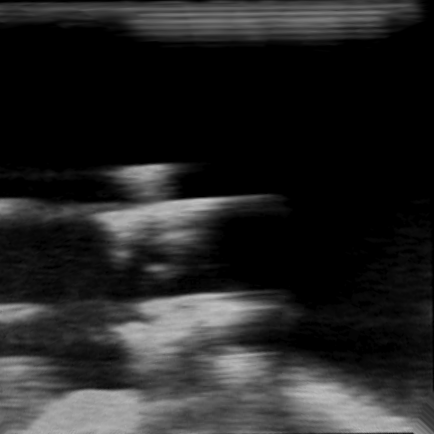
#> input picture transformed.png, 434 x 434 px
$ python -i masking.py   (imports and definitions only)
#> lines starting #> are read from the running program, lines starting #| are printed output that depends on the picture; after the words box and inside, x2 and y2 are one past the last pixel; in counts of white or black regions, pixels touching at a corner belong together
import cv2
import numpy as np
from typing import Tuple


def compute_threshold(image: np.ndarray, top_percent: float) -> int:
    """
    Compute the intensity threshold such that the top top_percent fraction of pixel values
    in the grayscale image will be set to white in the binary mask.

    Args:
        image: 2D numpy array of grayscale pixel intensities (0-255).
        top_percent: Number between 0 and 1 that determines the fraction of pixels to be set to white.

    Returns:
        An integer threshold value in the range [0, 255].
    """
    hist, _ = np.histogram(image.flatten(), bins=256, range=[0, 256])
    cdf = hist.cumsum()
    cdf_normalized = cdf / float(cdf[-1])
    idx = np.where(cdf_normalized >= top_percent)[0]
    return int(idx[0]) if idx.size > 0 else 255

def threshold_mask(image: np.ndarray, threshold_value: int) -> np.ndarray:
    """
    Create a binary mask by thresholding the image: pixels with intensity >= threshold_value
    become 255 (white), others become 0 (black).

    Args:
        image: 2D numpy array of grayscale pixel intensities.
        threshold_value: Intensity cutoff for binarization.

    Returns:
        A binary mask as a 2D numpy array of 0s and 255s.
    """
    return (image >= threshold_value).astype(np.uint8) * 255


def do_closing(mask: np.ndarray, kernel_size: Tuple[int,int]=(2,2)) -> np.ndarray:
    """
    Apply a morphological closing operation (dilation followed by erosion) to fill small holes
    and connect nearby white regions in the binary mask.

    Args:
        mask: Binary mask (0 or 255) to be processed.
        kernel_size: Size of the structuring element used for closing.

    Returns:
        The mask after morphological closing.
    """
    kernel = cv2.getStructuringElement(cv2.MORPH_ELLIPSE, kernel_size)
    return cv2.morphologyEx(mask, cv2.MORPH_CLOSE, kernel)

def remove_small_components(mask: np.ndarray, top_margin: int) -> np.ndarray:
    """
    Remove white components (noise) from the top part of the image.

    Args:
        mask: Binary mask (0 or 255) (after closing).
        top_margin: Number of pixels from the top; any component starting above this
                    line will be removed.

    Returns:
        The mask with small top components removed.
    """
    num_labels, labels, stats, _ = cv2.connectedComponentsWithStats(mask, connectivity=8)
    for i in range(1, num_labels):
        x, y, w, h, area = stats[i]
        if y < top_margin:
            mask[labels == i] = 0
    return mask

# [65 lines left out: functions extract_top_contour, dilate_contour, smooth_mask, original_intensity_mask, not called in this run]


def mask(image: np.ndarray,
          top_percent: float = 0.93,
          top_margin: int = 5,
          apply_closing_flag: bool = True) -> np.ndarray:
    """
    Complete pipeline that generates a masked ultrasound image that keeps only the contour of a certain object.

    Args:
        image: Input 2D grayscale image.
        top_percent: Fraction of pixels to threshold as white (default 0.93).
        top_margin: Pixel row margin to remove top noise components (default 5).
        apply_closing_flag: Whether to perform morphological closing (default True).

    Returns:
        A grayscale image where only the contour region retains its original intensities.
    """
    th = compute_threshold(image, top_percent)
    mask = threshold_mask(image, th)

    if apply_closing_flag:
        mask = do_closing(mask)

    mask = remove_small_components(mask, top_margin)
    contour = extract_top_contour(mask)
    dilated = dilate_contour(contour)
    smooth = smooth_mask(dilated)
    return original_intensity_mask(image, smooth)

>>> import cv2
>>> picture = cv2.imread('../transformed.png')
#> picture is the input picture: shape (434, 434, 3); min 0, max 195, mean 37
>>> result = mask(picture)
#> in compute_threshold, `hist, _ = np.histogram(image.flatten(), bins=256, range=[0, 256])`: hist = 256 values, max 242805 at index 0, min 0 at index 196, mean 2207.3
#> in compute_threshold, `cdf = hist.cumsum()`: cdf = 256 values from 242805 to 565068
#> in compute_threshold, `cdf_normalized = cdf / float(cdf[-1])`: cdf_normalized = 256 values from 0.43 to 1
#> in compute_threshold, `idx = np.where(cdf_normalized >= top_percent)[0]`: idx = 113 values from 143 to 255
#> in mask, `th = compute_threshold(image, top_percent)`: th = 143
#> in threshold_mask, `return (image >= threshold_value).astype(np.uint8) * 255`:
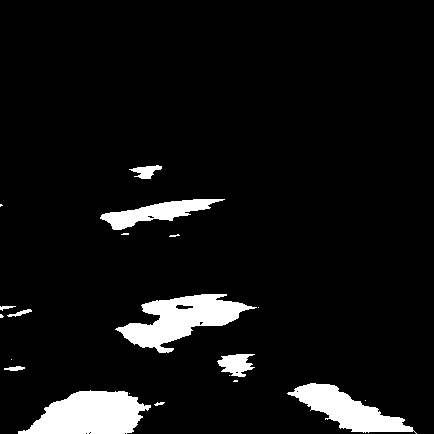
#> returned value: shape (434, 434, 3); 7% white; 20 white regions (10 under 20 px), largest, box (x1, y1, x2, y2) and area: (18, 390, 151, 434) 3950, (115, 294, 257, 353) 3778, (287, 383, 417, 434) 2792
#> in do_closing, `return cv2.morphologyEx(mask, cv2.MORPH_CLOSE, kernel)`:
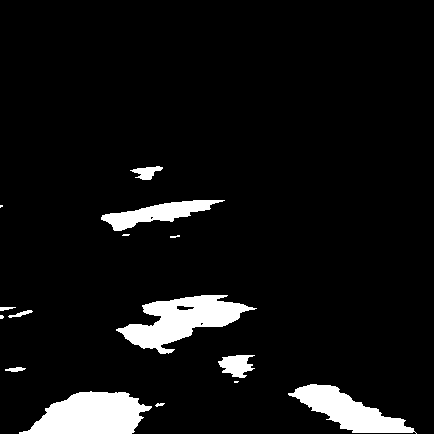
#> returned value: shape (434, 434, 3); 7% white; 15 white regions (5 under 20 px), largest, box (x1, y1, x2, y2) and area: (19, 391, 152, 434) 3867, (116, 295, 257, 354) 3768, (288, 384, 417, 434) 2793
#> (the run stopped early here; a loop or call above may not have finished)
